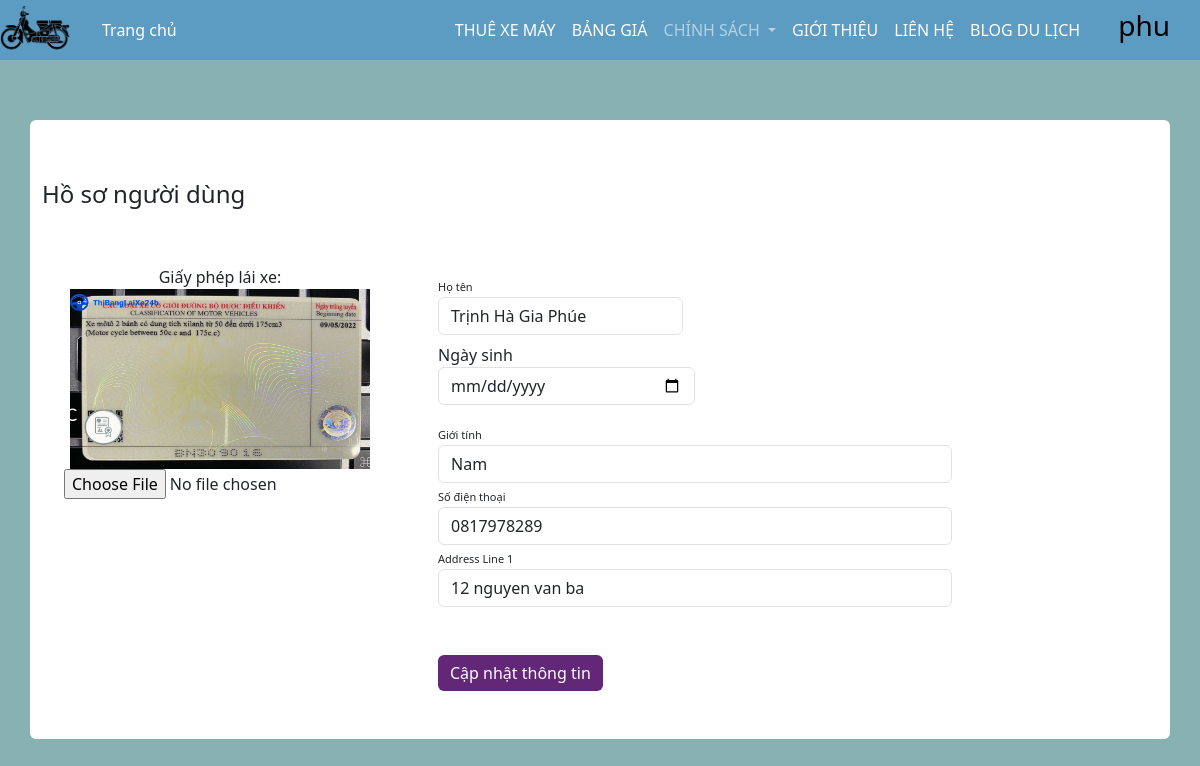
The page /user/profile/ (signed in) on the database as committed earlier.
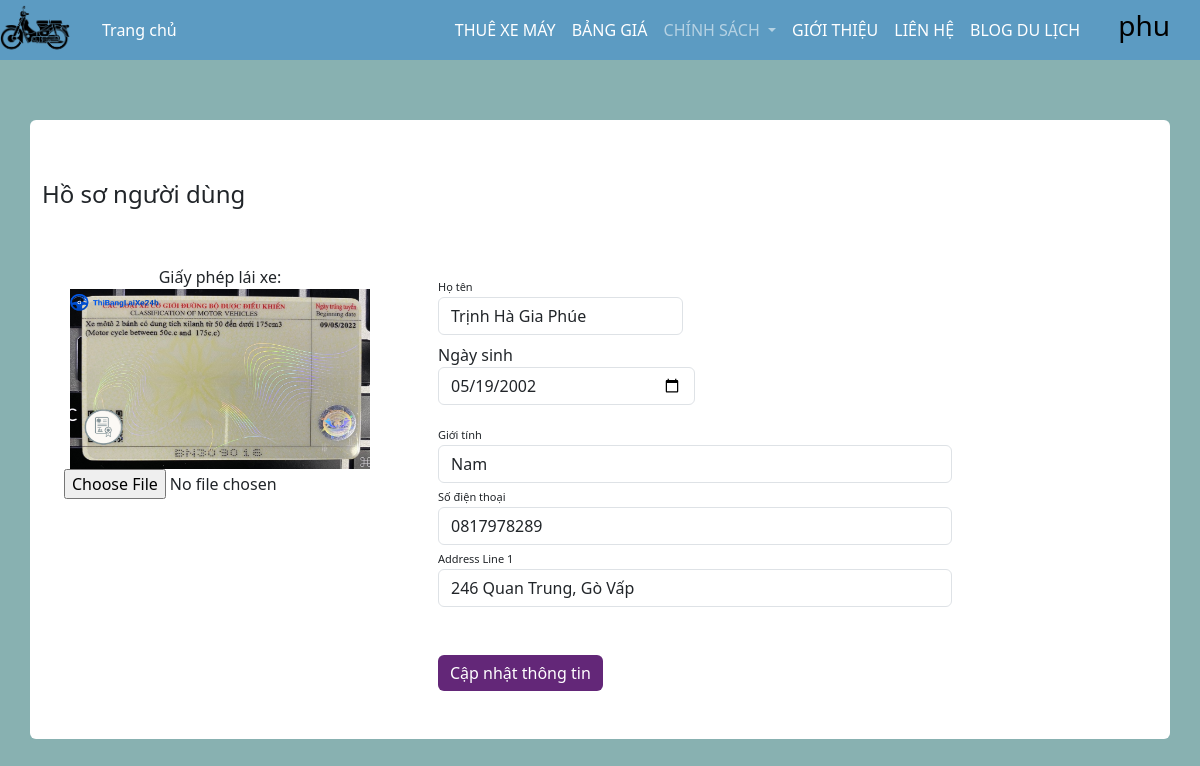
The same page on the database as committed later.
### user/models.py (models this page shows, shortened)
class UserProfile(AbstractUser):
    fullname = models.CharField(max_length=50, blank=True, default="")
    date_of_birth = models.DateField(null=True, blank=True)
    gender = models.CharField(max_length=1, choices=GENDER_CHOICES, default='M')
    phone_number = models.CharField(max_length=20)
    address = models.CharField(max_length=100)
    banglai = models.ImageField(upload_to='banglai/', null=True, blank=True)

### user/views.py (the view)
# urls.py: path('profile/', views.profile_user, name='profile_user'),
def profile_user(request):
    user_login = request.user
    context = {'user_login': user_login}
    if request.method == 'POST':
        form = UserUpdateForm(request.POST, request.FILES, instance=user_login)
        if form.is_valid():
            instance = form.save(commit=False)
            instance.save()
            messages.success(request, "Cập nhật thành công")
            return redirect(reverse('user:profile_user'))
        context['form'] = form
    else:
        form = UserUpdateForm(instance=user_login)
        context['form'] = form
    return render(request, 'user/profile.html', context)

### user/forms.py
class UserUpdateForm(forms.ModelForm):
    class Meta:
        model = UserProfile
        fields = ['banglai', 'fullname', 'date_of_birth', 'gender', 'phone_number', 'address']
        widgets = {
                'date_of_birth': forms.DateInput(attrs={'type': 'date', 'class': 'form-control', 'placeholder': 'Nhập ngày sinh của bạn'}),
            }
    def __init__(self, *args, **kwargs):
        super(UserUpdateForm, self).__init__(*args, **kwargs)
        self.fields['banglai'].widget.attrs['class'] = 'form-control-file'
        self.fields['fullname'].widget.attrs.update({'class': 'form-control', 'placeholder': 'Họ và tên của bạn'})
        self.fields['date_of_birth'].widget.attrs.update({'class': 'form-control', 'placeholder': 'Nhập ngày sinh của bạn', 'type': 'date'})
        self.fields['gender'].widget.attrs.update({'class': 'form-control', 'placeholder': 'Nhập giới tính của bạn'})
        self.fields['phone_number'].widget.attrs.update({'class': 'form-control', 'placeholder': 'Nhập số điện thoại của bạn'})
        self.fields['address'].widget.attrs.update({'class': 'form-control', 'placeholder': 'Nhập địa chỉ của bạn'})

### templates/user/profile.html (shortened to what this page needs)
{% extends "home_base.html" %}
{% load static %}
{% block mycss %}
	{{ block.super }}
	<link rel="stylesheet" href="{% static 'user/css/profile.css' %}">
{% endblock %}
{% block content %}
<div class="container rounded bg-white mb-5" style="margin-top:120px">
    <form method="post" enctype="multipart/form-data">
        <div class="d-flex justify-content-between align-items-center">
            <h4 class="text-right">Hồ sơ người dùng</h4>
        </div>
        <div class="row">
            <div class="col-md-4 border-right">
                <div class="d-flex flex-column align-items-center text-center p-3 py-5">
                    <label for="{{ form.banglai.id_for_label }}">Giấy phép lái xe: </label>
                    {% if user_login.banglai %}
                        <img src="{{ user_login.banglai.url }}" class="profile-pic" alt="bang-lai" id="banglai-preview" style="width:300px; height:180px" >
                    {% endif %}
                    <input type="file" id="{{ form.banglai.id_for_label }}" name="banglai" onchange="previewAvatar(event)">
                </div>
            </div>
            <div class="col-md-6 border-right">
                <div class="p-3 py-5">
                    <div class="row mt-2">
                        <div class="col-md-6"><label class="labels">Họ tên</label>
                            {{ form.fullname }}
                        </div>
                    </div>
                    <div class="row mt-2">
                        <div class="">
                            <div class="col-md-6"><label>Ngày sinh</label>
                                {{ form.date_of_birth }}
                            </div>
                        </div>
                    </div>
                    <div class="row mt-3">
                        <div class="col-md-12"><label class="labels">Giới tính</label>
                            {{ form.gender }}
                        </div>
                        <div class="col-md-12"><label class="labels">Số điện thoại</label>
                            {{ form.phone_number }}
                        </div>
                        <div class="col-md-12">
                            <label class="labels">Address Line 1</label>
                            {{ form.address }}
                        </div>
                    </div>
                    <div class="mt-5 text-center d-flex justify-content-between align-items-center">
                        <button class="btn btn-primary profile-button" type="submit">Cập nhật thông tin</button>
                    </div>
                </div>
            </div>
        </div>
    </form>
</div>
{% endblock %}

### templates/home_base.html (shortened to what this page needs)
{% extends "base.html" %}
{% load static %}
{% block mycss %}
    <link rel="stylesheet" href="{% static 'rent/home/css/home.css' %}">
    <link rel="stylesheet" href="{% static 'rent/home/css/userdropdown_home.css' %}">
{% endblock %}
{% block header %}
    <header id="header" class="navbar navbar-expand-lg navbar-dark" role="navigation">
        <div class="collapse navbar-collapse d-flex flex-lg-fill justify-content-between" id="navbarNav">
            <ul class="navbar-nav align-items-center ml-auto">
                <li class="nav-item">
                    <a href="{% url 'rent:home' %}"><img src="{% static 'images/logo.png' %}" alt="logo" width="70" height="70"></a>
                </li>
                <li class="nav-item">
                    <a class="nav-link text-white mx-4" href="{% url 'rent:home' %}">Trang chủ</a>
                </li>
            </ul>
            <ul class="navbar-nav align-items-center ml-auto">
                <li class="nav-item">
                    <a class="nav-link text-white" href="">THUÊ XE MÁY</a>
                </li>
                <li class="nav-item">
                    <a class="nav-link text-white" href="">BẢNG GIÁ</a>
                </li>
                <li class="nav-item dropdown">
                    <a class="nav-link dropdown-toggle" href="#" role="button" data-bs-toggle="dropdown" aria-expanded="false">
                        CHÍNH SÁCH
                    </a>
                </li>
                <li class="nav-item">
                    <a class="nav-link text-white" href="">GIỚI THIỆU</a>
                </li>
                <li class="nav-item">
                    <a class="nav-link text-white" href="">LIÊN HỆ</a>
                </li>
                <li class="nav-item">
                    <a class="nav-link text-white" href="">BLOG DU LỊCH</a>
                </li>
                <li class="nav-item dropdown">
                    <button type="button" class="d-flex align-items-center mx-4" data-bs-toggle="dropdown"  aria-haspopup="true" aria-expanded="false" data-offset="0, 20"  style="background-color: #5c9bc2;border: 0;">
                        <div class="profile-info">
                            <h3>{{user_login.username}}</h3>
                        </div>
                    </button>
                </li>
            </ul>
        </div>
    </header>
{% endblock %}

### templates/base.html (shortened to what this page needs)
<!DOCTYPE html>
<html lang="vi">
<head>
    {% load static %}
    <link href='https://unpkg.com/boxicons@2.1.4/css/boxicons.min.css' rel='stylesheet'>
    <link rel="stylesheet" href="https://cdn.jsdelivr.net/npm/choices.js@9.0.1/public/assets/styles/choices.min.css"/>
    <link rel="stylesheet" href="https://cdn.jsdelivr.net/npm/bootstrap@5.3.3/dist/css/bootstrap.min.css"/>
    <link rel="stylesheet" href="https://use.fontawesome.com/releases/v5.12.0/css/all.css">
    <link rel="stylesheet" href="https://cdnjs.cloudflare.com/ajax/libs/material-design-iconic-font/2.2.0/css/material-design-iconic-font.min.css"/>
    <link rel="stylesheet" href="https://cdnjs.cloudflare.com/ajax/libs/hamburgers/1.2.1/hamburgers.min.css"/>
    <link rel="stylesheet" href="https://cdnjs.cloudflare.com/ajax/libs/animsition/4.0.2/css/animsition.min.css"/>
    <link rel="stylesheet" href="https://cdnjs.cloudflare.com/ajax/libs/select2/4.0.13/css/select2.min.css"/>
    <link rel="stylesheet" type="text/css" href="https://cdn.jsdelivr.net/npm/daterangepicker/daterangepicker.css"/>
    <link rel="stylesheet" type="text/css" href="https://cdnjs.cloudflare.com/ajax/libs/animate.css/4.1.1/animate.min.css"/>
    {% block mycss %}{% endblock %}
</head>
<body>
    {% block header %}{% endblock %}
    {% block content %}{% endblock %}
</body>
</html>

### static/rent/home/css/home.css (style rules this page uses)
header { position: fixed; border-bottom: .0625rem solid var(--gray-300-gray-800); background-color: #5c9bc2; top: 0; left: 0; width: 100%; display: flex; z-index: 999; }
.navbar { position: fixed; height: 3.75rem; }
body { background-color: #e2e2e5; }
.container { padding-top: 3.75rem; }
.btn-primary { background-color: #406286; border-color: #2c4e71; }

### static/user/css/profile.css (style rules this page uses)
body { background: rgb(136, 177, 177) }
.profile-button { background: rgb(99, 39, 120); box-shadow: none; border: none }
.labels { font-size: 11px }

Rows that differ between the two databases and show on the page:
changed UserProfile "phu": date_of_birth (not shown) → "05/19/2002"; address "12 nguyen van ba" → "246 Quan Trung, Gò Vấp"
